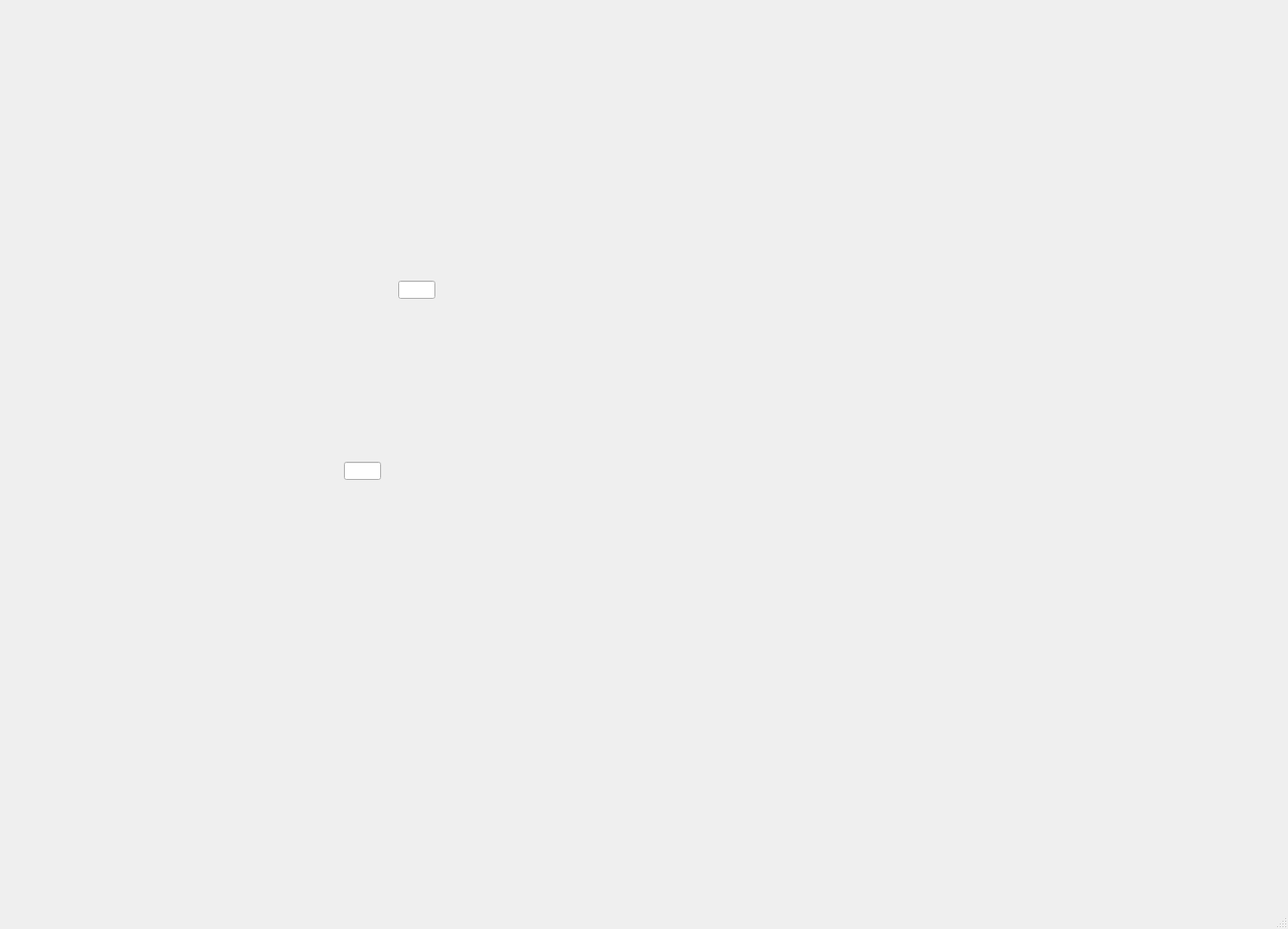
<?xml version="1.0" encoding="UTF-8"?>
<ui version="4.0">
 <class>MainWindow</class>
 <widget class="QMainWindow" name="MainWindow">
  <property name="geometry">
   <rect>
    <x>0</x>
    <y>0</y>
    <width>1423</width>
    <height>1026</height>
   </rect>
  </property>
  <property name="windowTitle">
   <string>MainWindow</string>
  </property>
  <widget class="QWidget" name="centralwidget">
   <widget class="caLabel" name="calabel">
    <property name="geometry">
     <rect>
      <x>190</x>
      <y>360</y>
      <width>90</width>
      <height>28</height>
     </rect>
    </property>
    <property name="channel" stdset="0">
     <string notr="true">$(SYS):LeftOffset</string>
    </property>
   </widget>
   <widget class="caLineEdit" name="calineedit_3">
    <property name="geometry">
     <rect>
      <x>440</x>
      <y>310</y>
      <width>41</width>
      <height>20</height>
     </rect>
    </property>
    <property name="channel" stdset="0">
     <string notr="true">$(SYS):RightGain</string>
    </property>
    <property name="precision">
     <number>3</number>
    </property>
   </widget>
   <widget class="caLineEdit" name="calineedit_5">
    <property name="geometry">
     <rect>
      <x>380</x>
      <y>510</y>
      <width>41</width>
      <height>20</height>
     </rect>
    </property>
    <property name="channel" stdset="0">
     <string notr="true">$(SYS):Volume</string>
    </property>
    <property name="precision">
     <number>3</number>
    </property>
   </widget>
   <widget class="caCartesianPlot" name="cacartesianplot">
    <property name="geometry">
     <rect>
      <x>30</x>
      <y>30</y>
      <width>961</width>
      <height>601</height>
     </rect>
    </property>
    <property name="channels_1" stdset="0">
     <string>$(SYS)DS00-DataAct</string>
    </property>
    <property name="channels_2" stdset="0">
     <string>$(SYS)DS01-DataAct</string>
    </property>
    <property name="triggerChannel" stdset="0">
     <string notr="true">$(SYS)DS01-DataAct</string>
    </property>
   </widget>
   <widget class="caInclude" name="cainclude">
    <property name="geometry">
     <rect>
      <x>30</x>
      <y>690</y>
      <width>221</width>
      <height>85</height>
     </rect>
    </property>
    <property name="macro">
     <string>Axis=X</string>
    </property>
    <property name="filename" stdset="0">
     <string notr="true">ecmcMotorRecord_mini.ui</string>
    </property>
   </widget>
   <widget class="caInclude" name="cainclude_2">
    <property name="geometry">
     <rect>
      <x>30</x>
      <y>790</y>
      <width>221</width>
      <height>85</height>
     </rect>
    </property>
    <property name="macro">
     <string>Axis=Y</string>
    </property>
    <property name="filename" stdset="0">
     <string notr="true">ecmcMotorRecord_mini.ui</string>
    </property>
   </widget>
   <widget class="caInclude" name="cainclude_3">
    <property name="geometry">
     <rect>
      <x>270</x>
      <y>690</y>
      <width>221</width>
      <height>85</height>
     </rect>
    </property>
    <property name="macro">
     <string>Axis=offsetX</string>
    </property>
    <property name="filename" stdset="0">
     <string notr="true">ecmcMotorRecord_mini.ui</string>
    </property>
   </widget>
   <widget class="caInclude" name="cainclude_4">
    <property name="geometry">
     <rect>
      <x>270</x>
      <y>790</y>
      <width>221</width>
      <height>85</height>
     </rect>
    </property>
    <property name="macro">
     <string>Axis=offsetY</string>
    </property>
    <property name="filename" stdset="0">
     <string notr="true">ecmcMotorRecord_mini.ui</string>
    </property>
   </widget>
   <widget class="caInclude" name="cainclude_5">
    <property name="geometry">
     <rect>
      <x>510</x>
      <y>690</y>
      <width>221</width>
      <height>85</height>
     </rect>
    </property>
    <property name="macro">
     <string>Axis=amplitudeX</string>
    </property>
    <property name="filename" stdset="0">
     <string notr="true">ecmcMotorRecord_mini.ui</string>
    </property>
   </widget>
   <widget class="caInclude" name="cainclude_6">
    <property name="geometry">
     <rect>
      <x>510</x>
      <y>790</y>
      <width>221</width>
      <height>85</height>
     </rect>
    </property>
    <property name="macro">
     <string>Axis=amplitudeY</string>
    </property>
    <property name="filename" stdset="0">
     <string notr="true">ecmcMotorRecord_mini.ui</string>
    </property>
   </widget>
   <widget class="caInclude" name="cainclude_7">
    <property name="geometry">
     <rect>
      <x>750</x>
      <y>690</y>
      <width>221</width>
      <height>85</height>
     </rect>
    </property>
    <property name="macro">
     <string>Axis=freq</string>
    </property>
    <property name="filename" stdset="0">
     <string notr="true">ecmcMotorRecord_mini.ui</string>
    </property>
   </widget>
  </widget>
  <widget class="QMenuBar" name="menubar">
   <property name="geometry">
    <rect>
     <x>0</x>
     <y>0</y>
     <width>1423</width>
     <height>22</height>
    </rect>
   </property>
  </widget>
  <widget class="QStatusBar" name="statusbar"/>
 </widget>
 <customwidgets>
  <customwidget>
   <class>QwtPlot</class>
   <extends>QFrame</extends>
   <header>qwt_plot.h</header>
  </customwidget>
  <customwidget>
   <class>caLabel</class>
   <extends>QLabel</extends>
   <header>caLabel</header>
  </customwidget>
  <customwidget>
   <class>caInclude</class>
   <extends>QWidget</extends>
   <header>caInclude</header>
  </customwidget>
  <customwidget>
   <class>caLineEdit</class>
   <extends>QLineEdit</extends>
   <header>caLineEdit</header>
  </customwidget>
  <customwidget>
   <class>caCartesianPlot</class>
   <extends>QwtPlot</extends>
   <header>caCartesianPlot</header>
  </customwidget>
 </customwidgets>
 <resources/>
 <connections/>
</ui>
